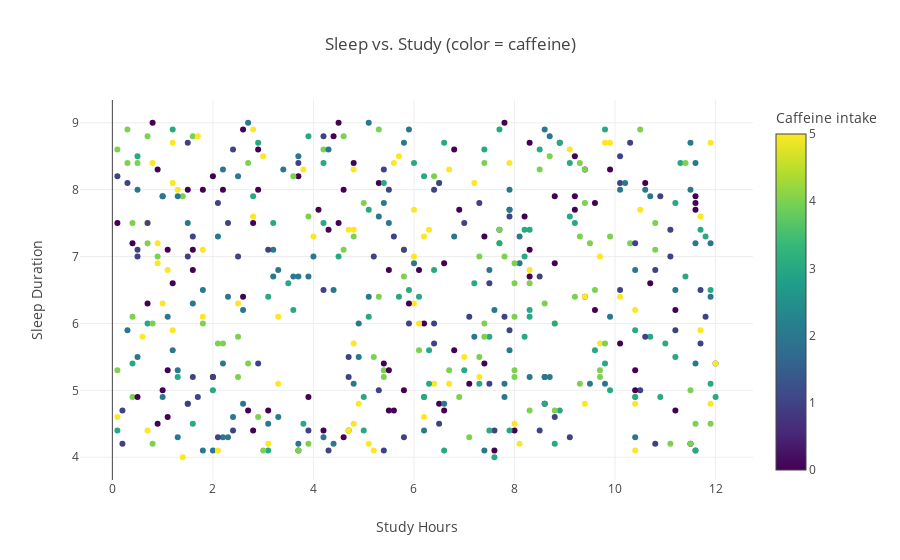

Notebook source saved alongside this figure:
### Code cell
fig = px.scatter(
    sleep_df,
    x="Study_Hours",
    y="Sleep_Duration",
    color="Caffeine_Intake",
    color_continuous_scale="Viridis",
    title="Sleep vs. Study (color = caffeine)",
    labels={"Caffeine_Intake": "Caffeine intake"}
)

fig.update_layout(
    xaxis_title="Study Hours",
    yaxis_title="Sleep Duration",
)
fig.show()

### Figure 1 — Plotly figure (JSON) as saved in the notebook; plotly's stock layout.template omitted (floating-point values rounded to 4 significant figures; data arrays with more than 128 entries replaced by an {"elided": "..."} marker saying what was removed)
{"data": [{"hovertemplate": "Study_Hours=%{x}<br>Sleep_Duration=%{y}<br>Caffeine intake=%{marker.color}<extra></extra>", "legendgroup": "", "marker": {"color": {"elided": "500 int values"}, "coloraxis": "coloraxis", "symbol": "circle"}, "mode": "markers", "name": "", "orientation": "v", "showlegend": false, "type": "scatter", "x": {"elided": "500 float values"}, "xaxis": "x", "y": {"elided": "500 float values"}, "yaxis": "y"}], "layout": {"coloraxis": {"colorbar": {"title": {"text": "Caffeine intake"}}, "colorscale": [[0, "#440154"], [0.1111, "#482878"], [0.2222, "#3e4989"], [0.3333, "#31688e"], [0.4444, "#26828e"], [0.5556, "#1f9e89"], [0.6667, "#35b779"], [0.7778, "#6ece58"], [0.8889, "#b5de2b"], [1, "#fde725"]]}, "legend": {"tracegroupgap": 0}, "title": {"text": "Sleep vs. Study (color = caffeine)"}, "xaxis": {"anchor": "y", "domain": [0, 1], "title": {"text": "Study Hours"}}, "yaxis": {"anchor": "x", "domain": [0, 1], "title": {"text": "Sleep Duration"}}}}
